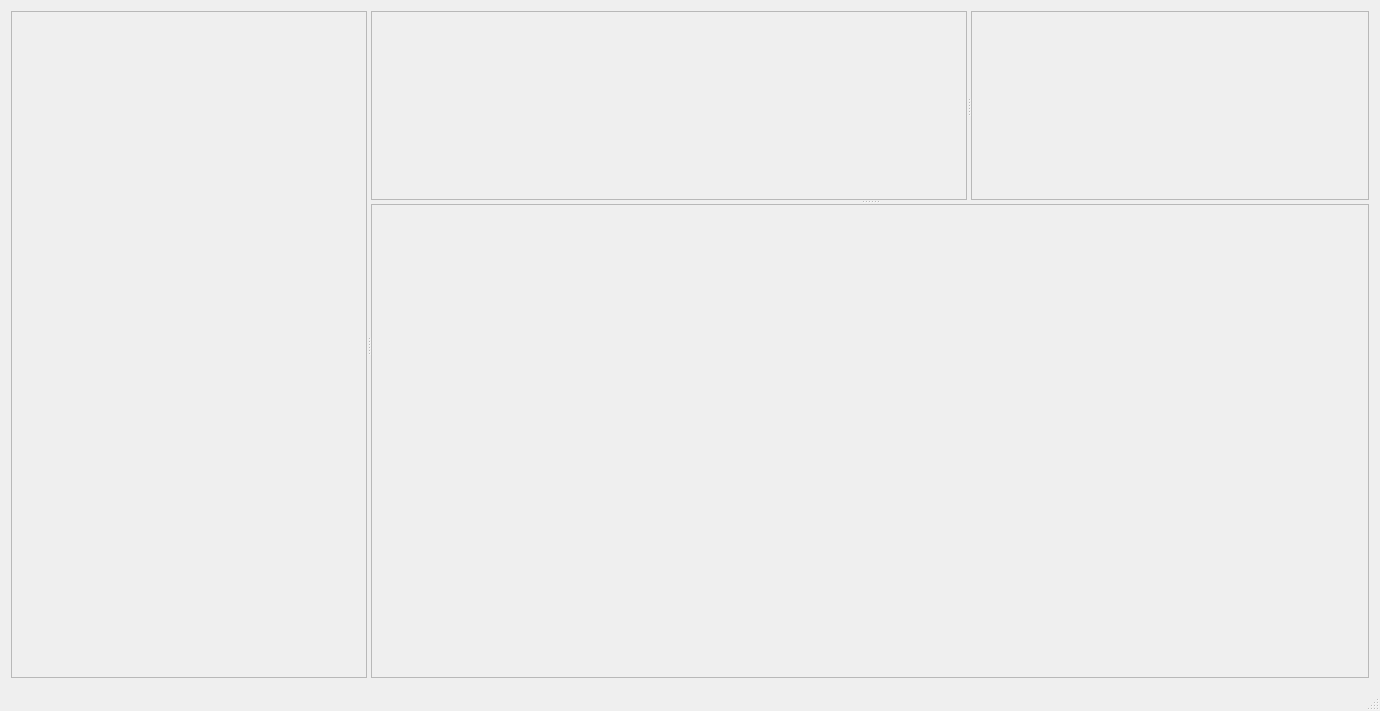
<?xml version="1.0" encoding="UTF-8"?>
<ui version="4.0">
 <class>GuiGridLayoutClass</class>
 <widget class="QMainWindow" name="GuiGridLayoutClass">
  <property name="geometry">
   <rect>
    <x>0</x>
    <y>0</y>
    <width>1380</width>
    <height>711</height>
   </rect>
  </property>
  <property name="windowTitle">
   <string>SimSpark Gui</string>
  </property>
  <widget class="QWidget" name="centralWidget">
   <layout class="QGridLayout" name="gridLayout_3">
    <item row="0" column="0">
     <widget class="QSplitter" name="splitter_3">
      <property name="orientation">
       <enum>Qt::Horizontal</enum>
      </property>
      <widget class="QFrame" name="controlFrame">
       <property name="sizePolicy">
        <sizepolicy hsizetype="Preferred" vsizetype="Preferred">
         <horstretch>1</horstretch>
         <verstretch>0</verstretch>
        </sizepolicy>
       </property>
       <property name="frameShape">
        <enum>QFrame::StyledPanel</enum>
       </property>
       <property name="frameShadow">
        <enum>QFrame::Raised</enum>
       </property>
      </widget>
      <widget class="QFrame" name="right_frame">
       <property name="sizePolicy">
        <sizepolicy hsizetype="Preferred" vsizetype="Preferred">
         <horstretch>70</horstretch>
         <verstretch>0</verstretch>
        </sizepolicy>
       </property>
       <property name="frameShape">
        <enum>QFrame::NoFrame</enum>
       </property>
       <property name="frameShadow">
        <enum>QFrame::Raised</enum>
       </property>
       <property name="lineWidth">
        <number>0</number>
       </property>
       <layout class="QGridLayout" name="gridLayout_2">
        <property name="margin">
         <number>0</number>
        </property>
        <property name="spacing">
         <number>0</number>
        </property>
        <item row="0" column="0">
         <widget class="QSplitter" name="splitter_2">
          <property name="orientation">
           <enum>Qt::Vertical</enum>
          </property>
          <widget class="QFrame" name="topright_frame">
           <property name="sizePolicy">
            <sizepolicy hsizetype="Preferred" vsizetype="Preferred">
             <horstretch>0</horstretch>
             <verstretch>3</verstretch>
            </sizepolicy>
           </property>
           <property name="frameShape">
            <enum>QFrame::NoFrame</enum>
           </property>
           <property name="frameShadow">
            <enum>QFrame::Raised</enum>
           </property>
           <property name="lineWidth">
            <number>0</number>
           </property>
           <layout class="QGridLayout" name="gridLayout">
            <property name="margin">
             <number>0</number>
            </property>
            <property name="spacing">
             <number>0</number>
            </property>
            <item row="0" column="0">
             <widget class="QSplitter" name="splitter">
              <property name="orientation">
               <enum>Qt::Horizontal</enum>
              </property>
              <widget class="QFrame" name="monitorFrame">
               <property name="sizePolicy">
                <sizepolicy hsizetype="Preferred" vsizetype="Preferred">
                 <horstretch>3</horstretch>
                 <verstretch>1</verstretch>
                </sizepolicy>
               </property>
               <property name="frameShape">
                <enum>QFrame::StyledPanel</enum>
               </property>
               <property name="frameShadow">
                <enum>QFrame::Raised</enum>
               </property>
              </widget>
              <widget class="QFrame" name="editorFrame">
               <property name="sizePolicy">
                <sizepolicy hsizetype="Preferred" vsizetype="Preferred">
                 <horstretch>2</horstretch>
                 <verstretch>1</verstretch>
                </sizepolicy>
               </property>
               <property name="frameShape">
                <enum>QFrame::StyledPanel</enum>
               </property>
               <property name="frameShadow">
                <enum>QFrame::Raised</enum>
               </property>
              </widget>
             </widget>
            </item>
           </layout>
          </widget>
          <widget class="QFrame" name="consoleFrame">
           <property name="sizePolicy">
            <sizepolicy hsizetype="Preferred" vsizetype="Preferred">
             <horstretch>0</horstretch>
             <verstretch>1</verstretch>
            </sizepolicy>
           </property>
           <property name="frameShape">
            <enum>QFrame::StyledPanel</enum>
           </property>
           <property name="frameShadow">
            <enum>QFrame::Raised</enum>
           </property>
          </widget>
         </widget>
        </item>
       </layout>
      </widget>
     </widget>
    </item>
   </layout>
  </widget>
  <widget class="QMenuBar" name="menuBar">
   <property name="geometry">
    <rect>
     <x>0</x>
     <y>0</y>
     <width>1380</width>
     <height>21</height>
    </rect>
   </property>
  </widget>
  <widget class="QStatusBar" name="statusBar"/>
 </widget>
 <layoutdefault spacing="6" margin="11"/>
 <resources/>
 <connections/>
</ui>
